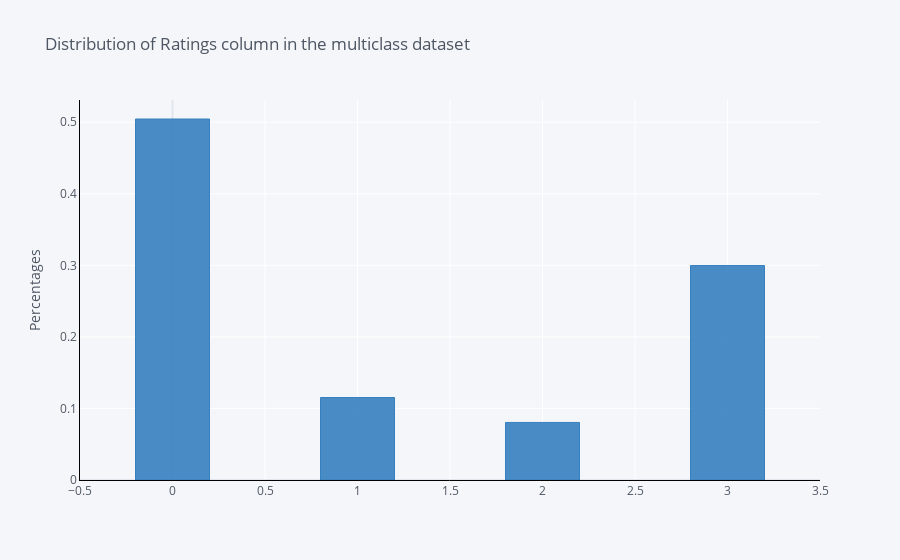

Write notebook code for a chart like this one.
### Markdown cell above
We see how ur unified dataset is distributed

### Code cell
#Visualisation library
from plotly.offline import iplot
import plotly.graph_objs as go
#import chart_studio.plotly as py
import plotly.figure_factory as ff
from plotly.offline import iplot
import cufflinks
cufflinks.go_offline()
cufflinks.set_config_file(world_readable=True, theme='pearl')


multiclass_dataset['ratings'].value_counts(normalize=True).iplot(kind='bar',
                                                      yTitle='Percentages', 
                                                      linecolor='black', 
                                                      opacity=0.9,
                                                      color='blue',
                                                      theme='pearl',
                                                      bargap=0.6,
                                                      gridcolor='white',
                                                     
                                                      title='Distribution of Ratings column in the multiclass dataset')

### Figure 1 — Plotly figure (JSON) as saved in the notebook; plotly's stock layout.template omitted (floating-point values rounded to 4 significant figures)
{"data": [{"marker": {"color": "rgba(55, 128, 191, 0.9)", "line": {"color": "rgba(55, 128, 191, 1.0)", "width": 1}}, "name": "ratings", "orientation": "v", "text": "", "type": "bar", "x": [0, 3, 1, 2], "y": [0.5045, 0.2997, 0.1153, 0.08046]}], "layout": {"bargap": 0.6, "legend": {"bgcolor": "#F5F6F9", "font": {"color": "#4D5663"}}, "paper_bgcolor": "#F5F6F9", "plot_bgcolor": "#F5F6F9", "title": {"font": {"color": "#4D5663"}, "text": "Distribution of Ratings column in the multiclass dataset"}, "xaxis": {"gridcolor": "white", "linecolor": "black", "showgrid": true, "tickfont": {"color": "#4D5663"}, "title": {"font": {"color": "#4D5663"}, "text": ""}, "zerolinecolor": "#E1E5ED"}, "yaxis": {"gridcolor": "white", "linecolor": "black", "showgrid": true, "tickfont": {"color": "#4D5663"}, "title": {"font": {"color": "#4D5663"}, "text": "Percentages"}, "zerolinecolor": "#E1E5ED"}}}
